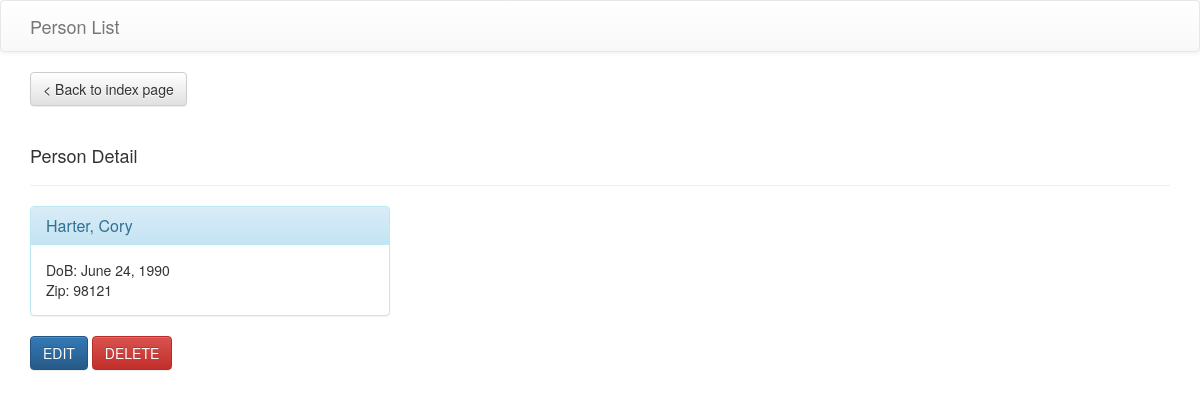
/person_list/1/, run on an earlier commit of the app's database.
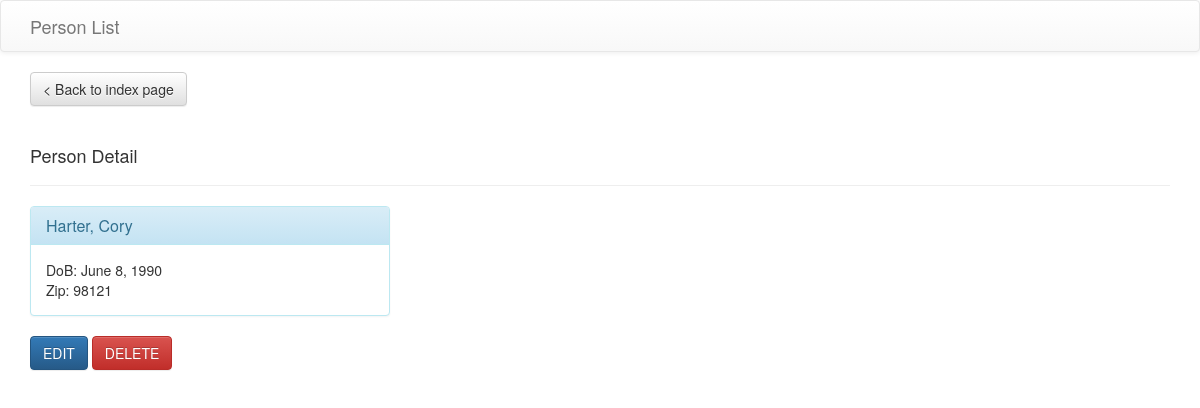
And on a later commit of the database.
### person_list/models.py (models this page shows, shortened)
class Person(models.Model):
	first_name = models.CharField(max_length=40)
	last_name = models.CharField(max_length=40)
	date_of_birth = models.DateField()
	zip_code = models.CharField(max_length=10)

### person_list/views.py (the view)
# urls.py: url(r'^(?P<person_id>[0-9]+)/$', views.detail, name='detail'),
def detail(request, person_id):
	try:
		person = Person.objects.get(pk=person_id)
	except Person.DoesNotExist:
		return redirect_to_index()
	else:
		return render(request, 'person_list/detail.html', {'person': person})

### person_list/templates/person_list/detail.html
{% extends "person_list/base_layout.html" %}
{% block body %}
<a class="btn btn-default" role="button" href="{% url 'person_list:index' %}">&lt; Back to index page</a><br/>
<div class="page-header">
	<h4>Person Detail</h4>
</div>
<div class="row">
	<div class="col-sm-4">
		<div class="panel panel-info">
			<div class="panel-heading">
				<h3 class="panel-title">{{ person.last_name }}, {{ person.first_name }}</h3>
			</div>
			<div class="panel-body">
				<span>DoB: {{ person.date_of_birth }}</span><br/>
				<span>Zip: {{ person.zip_code }}</span>
			</div>
		</div>
	</div>
</div>
<p>
	<a class="btn btn-primary btn-large" role="button" href="{% url 'person_list:edit' person.id %}">EDIT</a>
	<a class="btn btn-danger btn-large" role="button" href="{% url 'person_list:delete' person.id %}">DELETE</a>
</p>
{% endblock body %}

### person_list/templates/person_list/base_layout.html (shortened to what this page needs)
<!DOCTYPE html>
<html>
<head>
<link rel="stylesheet" href="https://maxcdn.bootstrapcdn.com/bootstrap/3.3.5/css/bootstrap.min.css">
<link rel="stylesheet" href="https://maxcdn.bootstrapcdn.com/bootstrap/3.3.5/css/bootstrap-theme.min.css">
</head>
<body>
<nav class="navbar navbar-default">
  <div class="container">
    <div class="navbar-header">
      <a class="navbar-brand" href="{% url 'person_list:index' %}">Person List</a>
    </div>
  </div>
</nav>
<div class="container">
{% block body %}{% endblock body %}
</div>
</body>
</html>

What changed in the data, as far as the page shows it:
changed Person "Harter": date_of_birth "June 24, 1990" → "June 8, 1990"
